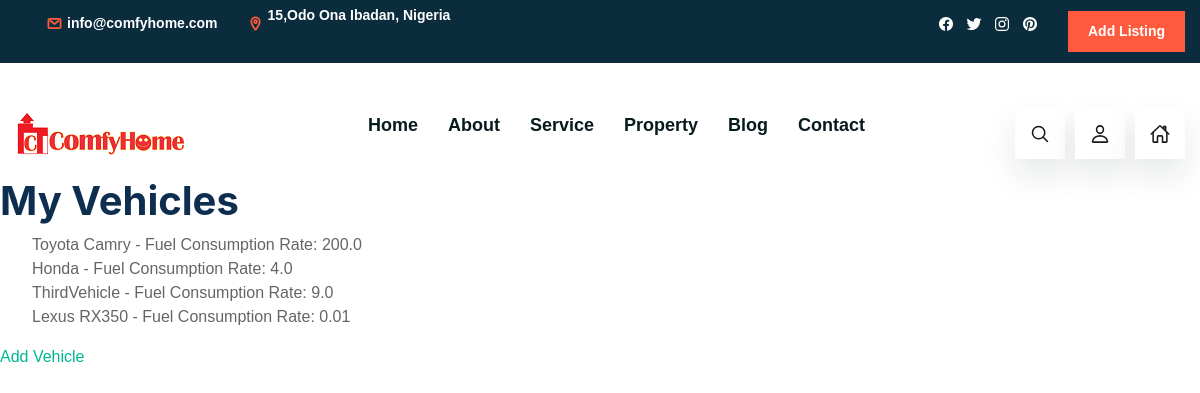
The page /myvehicles/ (signed in) on the database its author committed.
### RealEstate/models.py (models this page shows, shortened)
class Vehicle(models.Model):
    user = models.ForeignKey(User, on_delete=models.CASCADE)
    name = models.CharField(max_length=100)
    fuel_consumption_rate = models.FloatField()  # e.g., liters per kilometer

### RealEstate/views.py (the view)
# urls.py: path('myvehicles/', views.vehicle_list, name='vehicle_list'),
@login_required
def vehicle_list(request):
    vehicles = Vehicle.objects.filter(user=request.user)
    return render(request, 'vehicle_list.html', {'vehicles': vehicles})

### RealEstate/templates/vehicle_list.html (shortened to what this page needs)
{% load static %}
<!DOCTYPE html>
<html lang="en">
<head>
    <link href="{% static 'css/bootstrap.min.css' %}" rel="stylesheet">
    <link rel="stylesheet" href="{% static 'css/style.css' %}">
</head>
<body>
    {% include "homeverse/nav.html" %}
    <h1>My Vehicles</h1>
    <ul>
        {% for vehicle in vehicles %}
        <li>{{ vehicle.name }} - Fuel Consumption Rate: {{ vehicle.fuel_consumption_rate }}</li>
        {% endfor %}
    </ul>
    <a href="{% url 'add_vehicle' %}">Add Vehicle</a>
</body>
</html>

### static/css/style.css (style rules this page uses)
:root { --dark-jungle-green: hsl(188, 63%, 7%); --prussian-blue: hsl(200, 69%, 14%); --raisin-black-1: hsl(227, 29%, 13%); --raisin-black-2: hsl(229, 17%, 19%); --yellow-green: hsl(89, 72%, 45%); --orange-soda: hsl(9, 100%, 62%); --cultured-1: hsl(0, 0%, 93%); --cultured-2: hsl(192, 24%, 96%); --misty-rose: hsl(7, 56%, 91%); --alice-blue: hsl(210, 100%, 97%); --seashell: hsl(8, 100%, 97%); --cadet: hsl(200, 15%, 43%); --white: hsl(0, 0%, 100%); --black: hsl(0, 0%, 0%); --opal: hsl(180, 20%, 62%); --ff-nunito-sans: "Nunito Sans", sans-serif; --ff-poppins: "Poppins", sans-serif; --fs-1: 1.875rem; --fs-2: 1.5rem; --fs-3: 1.375rem; --fs-4: 1.125rem; --fs-5: 0.875rem; --fs-6: 0.813rem; --fs-7: 0.75rem; --fw-500: 500; --fw-600: 600; --fw-700: 700; --transition: 0.25s ease; --section-padding: 100px; --shadow-1: 0 5px 20px 0 hsla(219, 56%, 21%, 0.1); --shadow-2: 0 16px 32px hsla(188, 63%, 7%, 0.1); }
*, *::before, *::after { margin: 0; padding: 0; box-sizing: border-box; }
li { list-style: none; }
a { text-decoration: none; }
html { font-family: var(--ff-nunito-sans); scroll-behavior: smooth; }
body { background: var(--white); overflow-x: hidden; }
button, a { transition: var(--transition); }
@media (min-width: 600px) { :root { --fs-2: 1.875rem; } }
@media (min-width: 768px) { :root { --fs-1: 2.5rem; --fs-5: 0.938rem; --fs-6: 0.875rem; } }
@media (min-width: 992px) { :root { --fs-1: 3.125rem; --fs-4: 1.375rem; } }
@media (min-width: 1200px) { :root { --fs-2: 2.75rem; --fs-4: 1.5rem; } }

### rows shown on the page
Vehicle: name "Toyota Camry", fuel_consumption_rate "200.0"
Vehicle: name "Honda", fuel_consumption_rate "4.0"
Vehicle: name "ThirdVehicle", fuel_consumption_rate "9.0"
Vehicle: name "Lexus RX350", fuel_consumption_rate "0.01"
